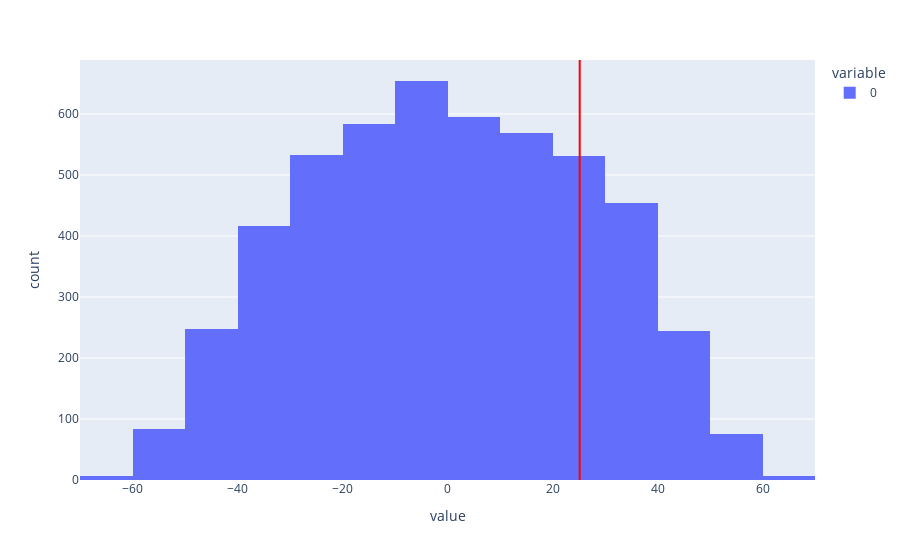

The notebook cell this image was saved under:
### Code cell
fig = px.histogram(all_rmse, nbins=20)
fig.add_vline(x=obs, line_color='red')

### Figure 1 — Plotly figure (JSON) as saved in the notebook; plotly's stock layout.template omitted (floating-point values rounded to 4 significant figures; data arrays with more than 128 entries replaced by an {"elided": "..."} marker saying what was removed)
{"data": [{"alignmentgroup": "True", "bingroup": "x", "hovertemplate": "variable=0<br>value=%{x}<br>count=%{y}<extra></extra>", "legendgroup": "0", "marker": {"color": "#636efa", "pattern": {"shape": ""}}, "name": "0", "nbinsx": 20, "offsetgroup": "0", "orientation": "v", "showlegend": true, "type": "histogram", "x": {"elided": "5000 float values"}, "xaxis": "x", "yaxis": "y"}], "layout": {"barmode": "relative", "legend": {"title": {"text": "variable"}, "tracegroupgap": 0}, "margin": {"t": 60}, "shapes": [{"line": {"color": "red"}, "type": "line", "x0": 25.18, "x1": 25.18, "xref": "x", "y0": 0, "y1": 1, "yref": "y domain"}], "xaxis": {"anchor": "y", "domain": [0, 1], "title": {"text": "value"}}, "yaxis": {"anchor": "x", "domain": [0, 1], "title": {"text": "count"}}}}
